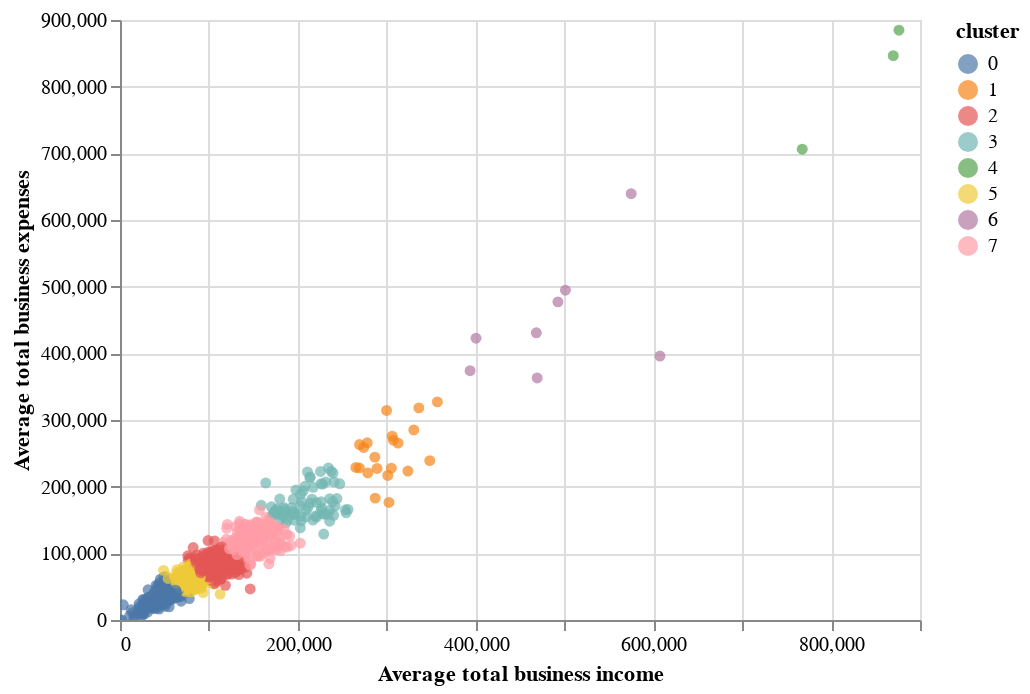

This figure's notebook cell:
### Code cell
scatter_plot = alt.Chart(df).mark_circle()
scatter_plot.encode(x='Average total business income', y='Average total business expenses', color='cluster:N', tooltip = ['Postcode', 'cluster', 'Average total business income', 'Average total business expenses']).interactive()

### Figure 1 — Vega-Lite specification as saved in the notebook (floating-point values rounded to 4 significant figures; data arrays with more than 128 entries replaced by an {"elided": "..."} marker saying what was removed)
{"config": {"view": {"continuousWidth": 400, "continuousHeight": 300}}, "data": {"name": "data-41e1119765c40f768ddd0de6afe0e2d6"}, "mark": "circle", "encoding": {"color": {"field": "cluster", "type": "nominal"}, "tooltip": [{"field": "Postcode", "type": "quantitative"}, {"field": "cluster", "type": "quantitative"}, {"field": "Average total business income", "type": "quantitative"}, {"field": "Average total business expenses", "type": "quantitative"}], "x": {"field": "Average total business income", "type": "quantitative"}, "y": {"field": "Average total business expenses", "type": "quantitative"}}, "selection": {"selector002": {"type": "interval", "bind": "scales", "encodings": ["x", "y"]}}, "$schema": "https://vega.github.io/schema/vega-lite/v4.17.0.json", "datasets": {"data-41e1119765c40f768ddd0de6afe0e2d6": {"elided": "2473 records"}}}
